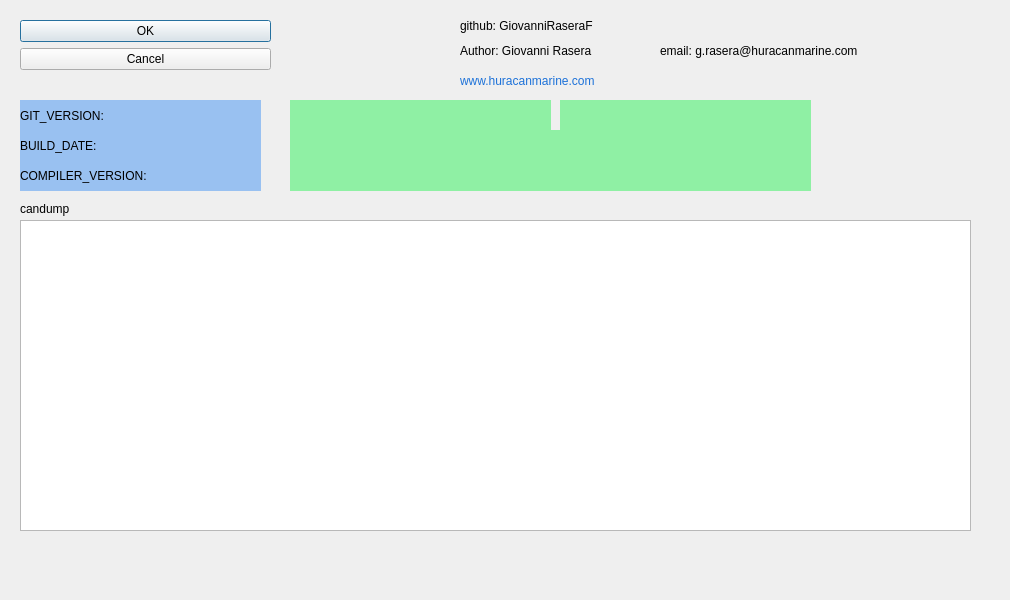
<?xml version="1.0" encoding="UTF-8"?>
<ui version="4.0">
 <class>softwareinfo</class>
 <widget class="QDialog" name="softwareinfo">
  <property name="geometry">
   <rect>
    <x>0</x>
    <y>0</y>
    <width>1010</width>
    <height>600</height>
   </rect>
  </property>
  <property name="windowTitle">
   <string>Dialog</string>
  </property>
  <widget class="QDialogButtonBox" name="buttonBox">
   <property name="geometry">
    <rect>
     <x>20</x>
     <y>20</y>
     <width>251</width>
     <height>71</height>
    </rect>
   </property>
   <property name="styleSheet">
    <string notr="true">font: 20pt &quot;Ubuntu Bold&quot;;</string>
   </property>
   <property name="orientation">
    <enum>Qt::Vertical</enum>
   </property>
   <property name="standardButtons">
    <set>QDialogButtonBox::Cancel|QDialogButtonBox::Ok</set>
   </property>
  </widget>
  <widget class="QLabel" name="label">
   <property name="geometry">
    <rect>
     <x>20</x>
     <y>100</y>
     <width>241</width>
     <height>31</height>
    </rect>
   </property>
   <property name="styleSheet">
    <string notr="true">background-color: rgb(153, 193, 241);
font: 15pt &quot;Ubuntu Bold&quot;;</string>
   </property>
   <property name="text">
    <string>GIT_VERSION:</string>
   </property>
  </widget>
  <widget class="QLabel" name="label_2">
   <property name="geometry">
    <rect>
     <x>20</x>
     <y>130</y>
     <width>241</width>
     <height>31</height>
    </rect>
   </property>
   <property name="styleSheet">
    <string notr="true">background-color: rgb(153, 193, 241);
font: 15pt &quot;Ubuntu Bold&quot;;</string>
   </property>
   <property name="text">
    <string>BUILD_DATE:</string>
   </property>
  </widget>
  <widget class="QLabel" name="label_3">
   <property name="geometry">
    <rect>
     <x>20</x>
     <y>160</y>
     <width>241</width>
     <height>31</height>
    </rect>
   </property>
   <property name="styleSheet">
    <string notr="true">background-color: rgb(153, 193, 241);
font: 15pt &quot;Ubuntu Bold&quot;;</string>
   </property>
   <property name="text">
    <string>COMPILER_VERSION:</string>
   </property>
  </widget>
  <widget class="QLabel" name="l_git_version">
   <property name="geometry">
    <rect>
     <x>290</x>
     <y>100</y>
     <width>261</width>
     <height>31</height>
    </rect>
   </property>
   <property name="styleSheet">
    <string notr="true">background-color: rgb(143, 240, 164);
font: 15pt &quot;Ubuntu Bold&quot;;</string>
   </property>
   <property name="text">
    <string/>
   </property>
  </widget>
  <widget class="QLabel" name="l_build_date">
   <property name="geometry">
    <rect>
     <x>290</x>
     <y>130</y>
     <width>521</width>
     <height>31</height>
    </rect>
   </property>
   <property name="styleSheet">
    <string notr="true">background-color: rgb(143, 240, 164);
font: 15pt &quot;Ubuntu Bold&quot;;</string>
   </property>
   <property name="text">
    <string/>
   </property>
  </widget>
  <widget class="QLabel" name="l_compiler_version">
   <property name="geometry">
    <rect>
     <x>290</x>
     <y>160</y>
     <width>521</width>
     <height>31</height>
    </rect>
   </property>
   <property name="styleSheet">
    <string notr="true">background-color: rgb(143, 240, 164);
font: 15pt &quot;Ubuntu Bold&quot;;</string>
   </property>
   <property name="text">
    <string/>
   </property>
  </widget>
  <widget class="QLabel" name="l_author">
   <property name="geometry">
    <rect>
     <x>460</x>
     <y>40</y>
     <width>181</width>
     <height>21</height>
    </rect>
   </property>
   <property name="styleSheet">
    <string notr="true">font: 10pt &quot;Ubuntu Bold&quot;;</string>
   </property>
   <property name="text">
    <string>Author: Giovanni Rasera</string>
   </property>
  </widget>
  <widget class="QLabel" name="label_5">
   <property name="geometry">
    <rect>
     <x>660</x>
     <y>40</y>
     <width>261</width>
     <height>21</height>
    </rect>
   </property>
   <property name="styleSheet">
    <string notr="true">font: 10pt &quot;Ubuntu Bold&quot;;</string>
   </property>
   <property name="text">
    <string>email: g.rasera@huracanmarine.com</string>
   </property>
  </widget>
  <widget class="QLabel" name="label_6">
   <property name="geometry">
    <rect>
     <x>460</x>
     <y>10</y>
     <width>181</width>
     <height>31</height>
    </rect>
   </property>
   <property name="styleSheet">
    <string notr="true">font: 10pt &quot;Ubuntu Bold&quot;;</string>
   </property>
   <property name="text">
    <string>github: GiovanniRaseraF</string>
   </property>
  </widget>
  <widget class="QLabel" name="l_git_branch">
   <property name="geometry">
    <rect>
     <x>560</x>
     <y>100</y>
     <width>251</width>
     <height>31</height>
    </rect>
   </property>
   <property name="styleSheet">
    <string notr="true">background-color: rgb(143, 240, 164);
font: 15pt &quot;Ubuntu Bold&quot;;</string>
   </property>
   <property name="text">
    <string/>
   </property>
  </widget>
  <widget class="QTextBrowser" name="candump_text">
   <property name="geometry">
    <rect>
     <x>20</x>
     <y>220</y>
     <width>951</width>
     <height>311</height>
    </rect>
   </property>
   <property name="styleSheet">
    <string notr="true">font: 15pt &quot;Ubuntu Bold&quot;;
</string>
   </property>
  </widget>
  <widget class="QLabel" name="label_4">
   <property name="geometry">
    <rect>
     <x>20</x>
     <y>200</y>
     <width>67</width>
     <height>17</height>
    </rect>
   </property>
   <property name="text">
    <string>candump</string>
   </property>
  </widget>
  <widget class="QLabel" name="l_logo">
   <property name="geometry">
    <rect>
     <x>740</x>
     <y>80</y>
     <width>341</width>
     <height>131</height>
    </rect>
   </property>
   <property name="styleSheet">
    <string notr="true">image: url(:/images/logotrasparent.png) ;

</string>
   </property>
   <property name="text">
    <string/>
   </property>
  </widget>
  <widget class="QLabel" name="l_author_2">
   <property name="geometry">
    <rect>
     <x>460</x>
     <y>70</y>
     <width>421</width>
     <height>21</height>
    </rect>
   </property>
   <property name="styleSheet">
    <string notr="true">font: 15pt &quot;Ubuntu Bold&quot;;
color: rgb(28, 113, 216);</string>
   </property>
   <property name="text">
    <string>www.huracanmarine.com</string>
   </property>
  </widget>
  <zorder>l_logo</zorder>
  <zorder>buttonBox</zorder>
  <zorder>label</zorder>
  <zorder>label_2</zorder>
  <zorder>label_3</zorder>
  <zorder>l_git_version</zorder>
  <zorder>l_build_date</zorder>
  <zorder>l_compiler_version</zorder>
  <zorder>l_author</zorder>
  <zorder>label_5</zorder>
  <zorder>label_6</zorder>
  <zorder>l_git_branch</zorder>
  <zorder>candump_text</zorder>
  <zorder>label_4</zorder>
  <zorder>l_author_2</zorder>
 </widget>
 <resources/>
 <connections>
  <connection>
   <sender>buttonBox</sender>
   <signal>accepted()</signal>
   <receiver>softwareinfo</receiver>
   <slot>accept()</slot>
   <hints>
    <hint type="sourcelabel">
     <x>248</x>
     <y>254</y>
    </hint>
    <hint type="destinationlabel">
     <x>157</x>
     <y>274</y>
    </hint>
   </hints>
  </connection>
  <connection>
   <sender>buttonBox</sender>
   <signal>rejected()</signal>
   <receiver>softwareinfo</receiver>
   <slot>reject()</slot>
   <hints>
    <hint type="sourcelabel">
     <x>316</x>
     <y>260</y>
    </hint>
    <hint type="destinationlabel">
     <x>286</x>
     <y>274</y>
    </hint>
   </hints>
  </connection>
 </connections>
</ui>
